Frame 1 (no input): blank canvas, image omitted
Frame 60 (the mouse pressed at the canvas centre just before this capture): blank canvas, image omitted
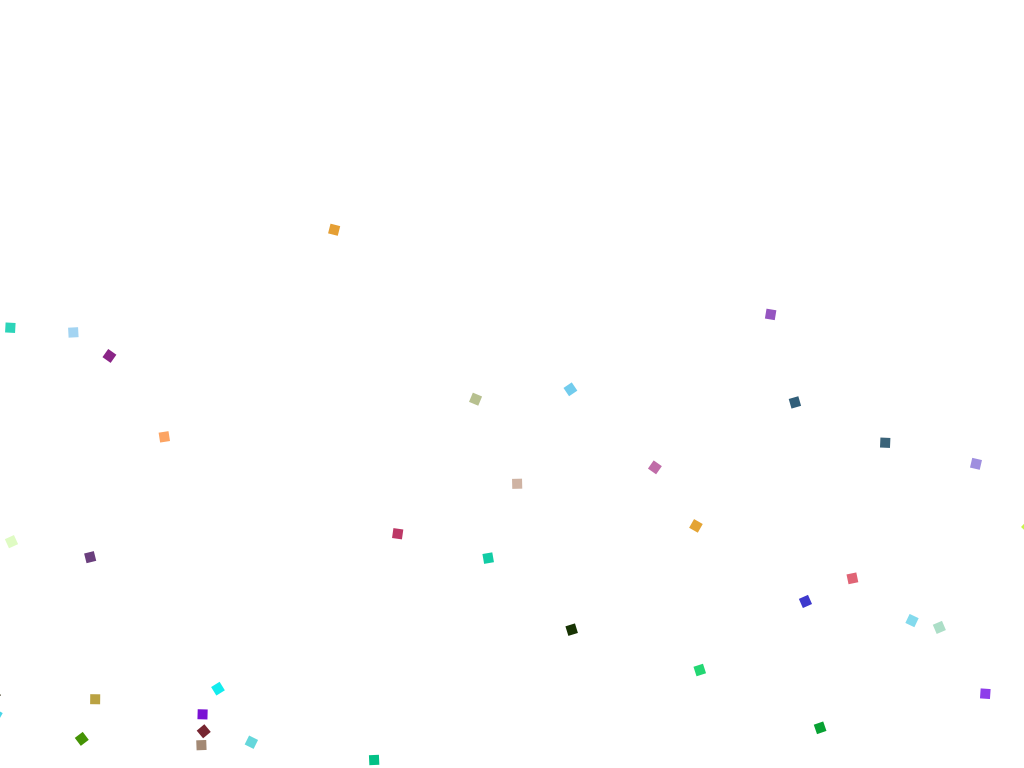
Frame 120 (the mouse held since frame 60 and released just before this capture)

The Processing sketch whose frames 1 and 60 were blank and that drew this single picture after the mouse press (run headless with seeded random() and noise(); from frame 60 on, the mouse is pressed at the canvas centre):

// Processing sketch: pop
// ── pop.pde

int COUNT = 100;

boolean party = false;

Confetti[] poppers = new Confetti[COUNT];

void setup() {
  //frameRate(30);
  size(1024, 768);
}

void mousePressed() {
  for (int i=0; i<COUNT; ++i) {
    poppers[i] = new Confetti(mouseX, mouseY);
  }

  party = true;
}

void draw() {


  background(255);
  if (party) {
    for (Confetti p : poppers) {
      p.update();
      p.show();
    }
  }
}

// ── Confetti.pde
class Confetti {

  float x, y, dx, dy, t, dt;
  int col;
  boolean show = true;

  Confetti(float _x, float _y) {
    x = _x;
    y = _y;
    t = 0;
    dt = random(-1, 1);
    dx = random(-10, 10);
    dy = random(-10, 10);
    col = color(floor(random(255)), floor(random(255)), floor(random(255)));
  }

  void update() {
    x += dx;
    y += dy;
    t += dt;
    // gravity
    dy += 0.25;

    // don't show if off the bottom of the screen
    if (y > height) {
      show = false;
    }
  }

  void show() {
    if (show) {
      rectMode(CENTER);
      noStroke();
      fill(col);

      pushMatrix();
      translate(x, y);
      rotate(t);
      square(0, 0, 10);
      popMatrix();
    }
  }
}
